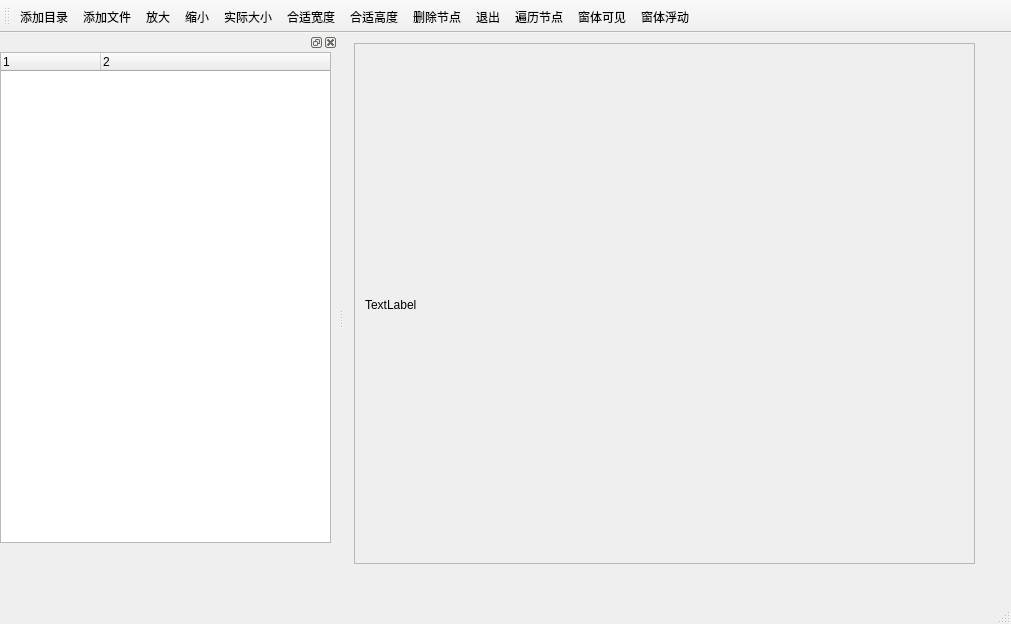
<?xml version="1.0" encoding="UTF-8"?>
<ui version="4.0">
 <class>MainWindow</class>
 <widget class="QMainWindow" name="MainWindow">
  <property name="geometry">
   <rect>
    <x>0</x>
    <y>0</y>
    <width>1011</width>
    <height>624</height>
   </rect>
  </property>
  <property name="windowTitle">
   <string>MainWindow</string>
  </property>
  <widget class="QWidget" name="centralwidget">
   <widget class="QScrollArea" name="scrollArea">
    <property name="geometry">
     <rect>
      <x>10</x>
      <y>10</y>
      <width>621</width>
      <height>521</height>
     </rect>
    </property>
    <property name="widgetResizable">
     <bool>true</bool>
    </property>
    <widget class="QWidget" name="scrollAreaWidgetContents">
     <property name="geometry">
      <rect>
       <x>0</x>
       <y>0</y>
       <width>619</width>
       <height>519</height>
      </rect>
     </property>
     <widget class="QLabel" name="label">
      <property name="geometry">
       <rect>
        <x>10</x>
        <y>10</y>
        <width>591</width>
        <height>501</height>
       </rect>
      </property>
      <property name="text">
       <string>TextLabel</string>
      </property>
     </widget>
    </widget>
   </widget>
  </widget>
  <widget class="QMenuBar" name="menubar">
   <property name="geometry">
    <rect>
     <x>0</x>
     <y>0</y>
     <width>1011</width>
     <height>26</height>
    </rect>
   </property>
  </widget>
  <widget class="QStatusBar" name="statusbar"/>
  <widget class="QToolBar" name="toolBar">
   <property name="windowTitle">
    <string>toolBar</string>
   </property>
   <attribute name="toolBarArea">
    <enum>TopToolBarArea</enum>
   </attribute>
   <attribute name="toolBarBreak">
    <bool>false</bool>
   </attribute>
   <addaction name="actAddFolder"/>
   <addaction name="actAddFile"/>
   <addaction name="actZoomIn"/>
   <addaction name="actZoomOut"/>
   <addaction name="actZoomRealSize"/>
   <addaction name="actZoomFitW"/>
   <addaction name="actZoomFitH"/>
   <addaction name="actDelNode"/>
   <addaction name="actQuit"/>
   <addaction name="actScanNode"/>
   <addaction name="actDockVisible"/>
   <addaction name="actDockFloat"/>
  </widget>
  <widget class="QDockWidget" name="dockWidget">
   <property name="minimumSize">
    <size>
     <width>338</width>
     <height>45</height>
    </size>
   </property>
   <attribute name="dockWidgetArea">
    <number>1</number>
   </attribute>
   <widget class="QWidget" name="dockWidgetContents">
    <widget class="QTreeWidget" name="treeWidget">
     <property name="geometry">
      <rect>
       <x>0</x>
       <y>0</y>
       <width>331</width>
       <height>491</height>
      </rect>
     </property>
     <property name="minimumSize">
      <size>
       <width>331</width>
       <height>0</height>
      </size>
     </property>
     <column>
      <property name="text">
       <string>1</string>
      </property>
     </column>
     <column>
      <property name="text">
       <string>2</string>
      </property>
     </column>
    </widget>
   </widget>
  </widget>
  <action name="actAddFolder">
   <property name="icon">
    <iconset resource="res.qrc">
     <normaloff>:/images/Icon/addFloder.png</normaloff>:/images/Icon/addFloder.png</iconset>
   </property>
   <property name="text">
    <string>添加目录...</string>
   </property>
  </action>
  <action name="actAddFile">
   <property name="icon">
    <iconset resource="res.qrc">
     <normaloff>:/images/Icon/newfile.png</normaloff>:/images/Icon/newfile.png</iconset>
   </property>
   <property name="text">
    <string>添加文件...</string>
   </property>
  </action>
  <action name="actZoomIn">
   <property name="icon">
    <iconset resource="res.qrc">
     <normaloff>:/images/Icon/zoom in.png</normaloff>:/images/Icon/zoom in.png</iconset>
   </property>
   <property name="text">
    <string>放大</string>
   </property>
  </action>
  <action name="actZoomOut">
   <property name="icon">
    <iconset resource="res.qrc">
     <normaloff>:/images/Icon/zoom out.png</normaloff>:/images/Icon/zoom out.png</iconset>
   </property>
   <property name="text">
    <string>缩小</string>
   </property>
  </action>
  <action name="actZoomRealSize">
   <property name="icon">
    <iconset resource="res.qrc">
     <normaloff>:/images/Icon/zoom.png</normaloff>:/images/Icon/zoom.png</iconset>
   </property>
   <property name="text">
    <string>实际大小</string>
   </property>
  </action>
  <action name="actZoomFitW">
   <property name="icon">
    <iconset resource="res.qrc">
     <normaloff>:/images/Icon/fit-width.png</normaloff>:/images/Icon/fit-width.png</iconset>
   </property>
   <property name="text">
    <string>合适宽度</string>
   </property>
  </action>
  <action name="actZoomFitH">
   <property name="icon">
    <iconset resource="res.qrc">
     <normaloff>:/images/Icon/fit-height.png</normaloff>:/images/Icon/fit-height.png</iconset>
   </property>
   <property name="text">
    <string>合适高度</string>
   </property>
  </action>
  <action name="actDelNode">
   <property name="icon">
    <iconset resource="res.qrc">
     <normaloff>:/images/Icon/delete.png</normaloff>:/images/Icon/delete.png</iconset>
   </property>
   <property name="text">
    <string>删除节点</string>
   </property>
  </action>
  <action name="actQuit">
   <property name="icon">
    <iconset resource="res.qrc">
     <normaloff>:/images/Icon/exit.png</normaloff>:/images/Icon/exit.png</iconset>
   </property>
   <property name="text">
    <string>退出</string>
   </property>
  </action>
  <action name="actScanNode">
   <property name="icon">
    <iconset resource="res.qrc">
     <normaloff>:/images/Icon/scan.png</normaloff>:/images/Icon/scan.png</iconset>
   </property>
   <property name="text">
    <string>遍历节点</string>
   </property>
  </action>
  <action name="actDockVisible">
   <property name="checkable">
    <bool>true</bool>
   </property>
   <property name="icon">
    <iconset resource="res.qrc">
     <normaloff>:/images/Icon/visible.png</normaloff>:/images/Icon/visible.png</iconset>
   </property>
   <property name="text">
    <string>窗体可见</string>
   </property>
  </action>
  <action name="actDockFloat">
   <property name="checkable">
    <bool>true</bool>
   </property>
   <property name="icon">
    <iconset resource="res.qrc">
     <normaloff>:/images/Icon/Float.png</normaloff>:/images/Icon/Float.png</iconset>
   </property>
   <property name="text">
    <string>窗体浮动</string>
   </property>
  </action>
 </widget>
 <resources>
  <include location="res.qrc"/>
 </resources>
 <connections/>
</ui>
